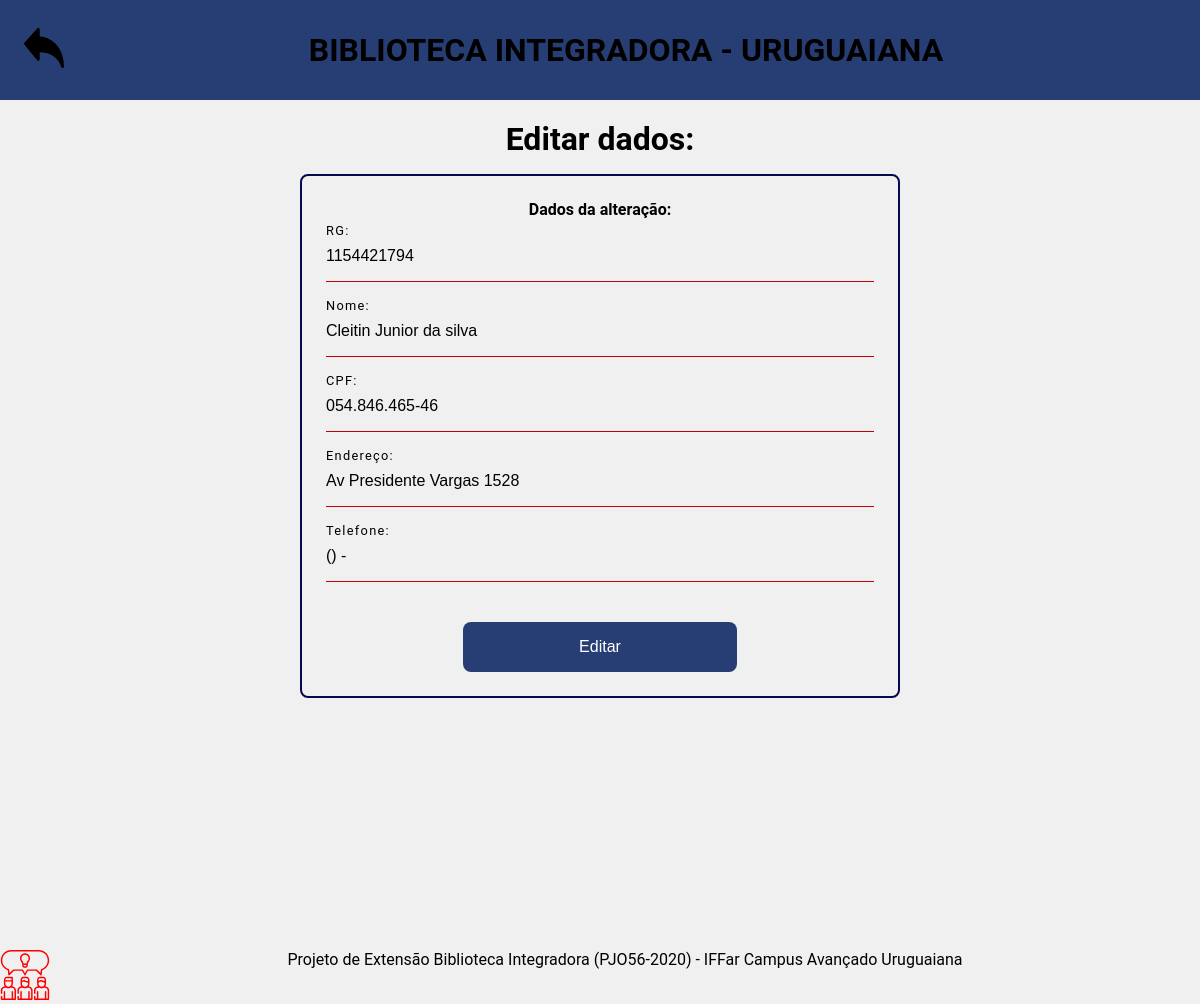
Screenshot of /usuarios/alterar.php?id=12 (signed in) with the database file from the repository.
### tables this page shows
CREATE TABLE IF NOT EXISTS `leitores` (
  `id` int(50) NOT NULL AUTO_INCREMENT,
  `rg` int(15) NOT NULL,
  `nome` varchar(255) NOT NULL,
  `cpf` varchar(16) NOT NULL,
  `endereco` varchar(255) NOT NULL,
  `fone` varchar(255) NOT NULL,
  PRIMARY KEY (`id`)
);

### usuarios/alterar.php (the view, shortened to what this page needs)
<?php
        $id = $_GET['id'];
        include("../conecta.php");
        $sql = 'SELECT * FROM leitores WHERE id='.$id;
        $busca = mysqli_query($conexao,$sql);
        $dados = mysqli_fetch_assoc($busca);
?>
<!DOCTYPE html>
<html>
    <head>
        <link rel="stylesheet" href="../styles/css/main.css">
        <link rel="stylesheet" href="../styles/css/change.css">
    </head>
    <body>
    <header> <a href="index.php"><img src="../styles/img/back.svg" id="img-back"></a> <h1>BIBLIOTECA INTEGRADORA - URUGUAIANA</h1> </header>
    <main>
        <h1> Editar dados: </h1>
            <form action="alterar.php?id=<?php echo $id; ?>" method="post">
                <h4> Dados da alteração: </h4>
            <div class="input">
                    <input type="text" name="errege" size="50"  maxlength="10"  value="<?php echo $dados['rg']; ?>"> <label>RG:</label>
            </div>
            <div class="input">
                <input type="text" name="nome" size="50" maxlength="255"  required value="<?php echo $dados['nome']; ?>">
                <label>Nome:</label>
            </div>
            <div class="input">
                <input id="cpf" type="text" name="cpf" size="50" maxlength="15"  value="<?php echo $dados['cpf']; ?>"> <label>CPF:</label>
            </div>
            <div class="input">
                <input type="text" name="endereco" size="50" maxlength="255" value="<?php echo $dados['endereco']; ?>"> <label>Endereço:</label>
            </div>
            <div class="input">
              <input id="cel" type="text" name="telefone" size="50" maxlength="255"  required value="<?php echo $dados['fone']; ?>" ><label>Telefone:</label>
            </div>
                <input type="submit" id="submit" value="Editar">
            </form>
        </main>
        <footer><a href="descprojeto.html"><img src="../styles/img/info.svg"></a> <div id ="footerText">
    Projeto de Extensão Biblioteca Integradora (PJO56-2020) - IFFar Campus Avançado Uruguaiana
</div></footer>
    </body>
</html>

### styles/css/main.css (style rules this page uses)
* { margin: 0; padding: 0; box-sizing: border-box; outline: 0; }
html, body { width: 100%; height: 100%; font-family: 'Roboto', sans-serif;; }
:root { --primary-color: #273E74; --second-color: #070850; --vermelho:#C10108; }
body { background-color: #f0f0f0; }
header { height: 100px; background-color: var(--primary-color); text-align: center; padding-top:24px; display:flex; }
header h1 { margin-left: auto; margin-right: auto; font-weight:700; }
#img-back { width: 40px; height: 40px; margin-left: 12px; transition:200ms; }
main { height: 100%; display: flex; flex-direction: column; align-items: center; justify-items: center; }
footer { width:100%; height:5%; transition:200ms; cursor:pointer; display: flex; margin-top: 50px; }
footer img { width: 50px; height:50px; }
footer #footerText { margin-left: 0; width:100%; text-align:center; }
a { text-decoration: none; }

### styles/css/change.css (style rules this page uses)
* { margin: 0; padding: 0; box-sizing: border-box; }
html,body { font-family: 'Roboto', sans-serif; width:100vw; height:100%; }
body { background-color:#f0f0f0; }
header { height: 100px; background-color: var(--primary-color); text-align: center; padding: 12px; display: flex; align-items: center; }
header h1 { margin-left: auto; margin-right: auto; }
main { height:100%; display: flex; flex-direction: column; align-items: center; text-align: center; }
main h1 { margin-top:20px; margin-bottom:16px; }
form { text-align: center; border: solid var(--second-color) 2px; border-radius: 8px; width: 50%; padding:24px; }
div.input { margin-bottom: 24px; margin-top: 12px; position: relative; }
input { -moz-appearance: none; -webkit-appearance: none; appearance: none; width: 100%; padding: 16px 0; border:none; border-bottom: 1px solid var(--vermelho); background-color: transparent; outline: none; color: var(--text-color); font-size: 1em; }
#submit { width: 50%; margin-top: 16px; background-color: var(--primary-color); border-radius: 8px; -moz-appearance: none; -webkit-appearance: none; appearance: none; padding: 16px 0; outline: none; color: #fff; font-size: 1em; border:none; }
input ~ label { position: absolute; top: 16px; left: 0; color: black; transition: .4s; }
input:focus ~ label, input:valid ~label { transform: translateY(-24px); font-size: 0.8em; letter-spacing: 0.1em; }

### rows the page displays
leitores: errege "1154421794", nome "Cleitin Junior da silva", cpf "054.846.465-46", endereco "Av Presidente Vargas 1528", telefone "() -"
